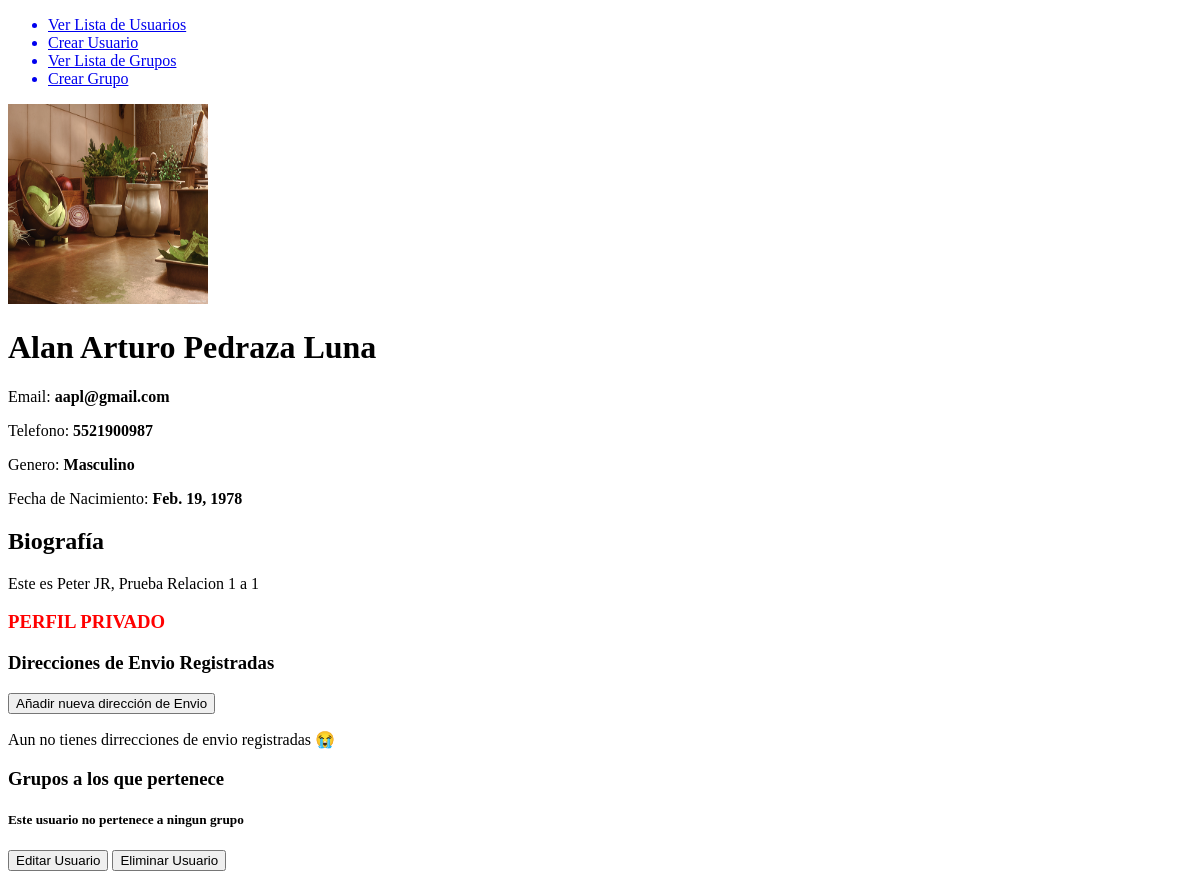
Before: /main/13 with the older database file.
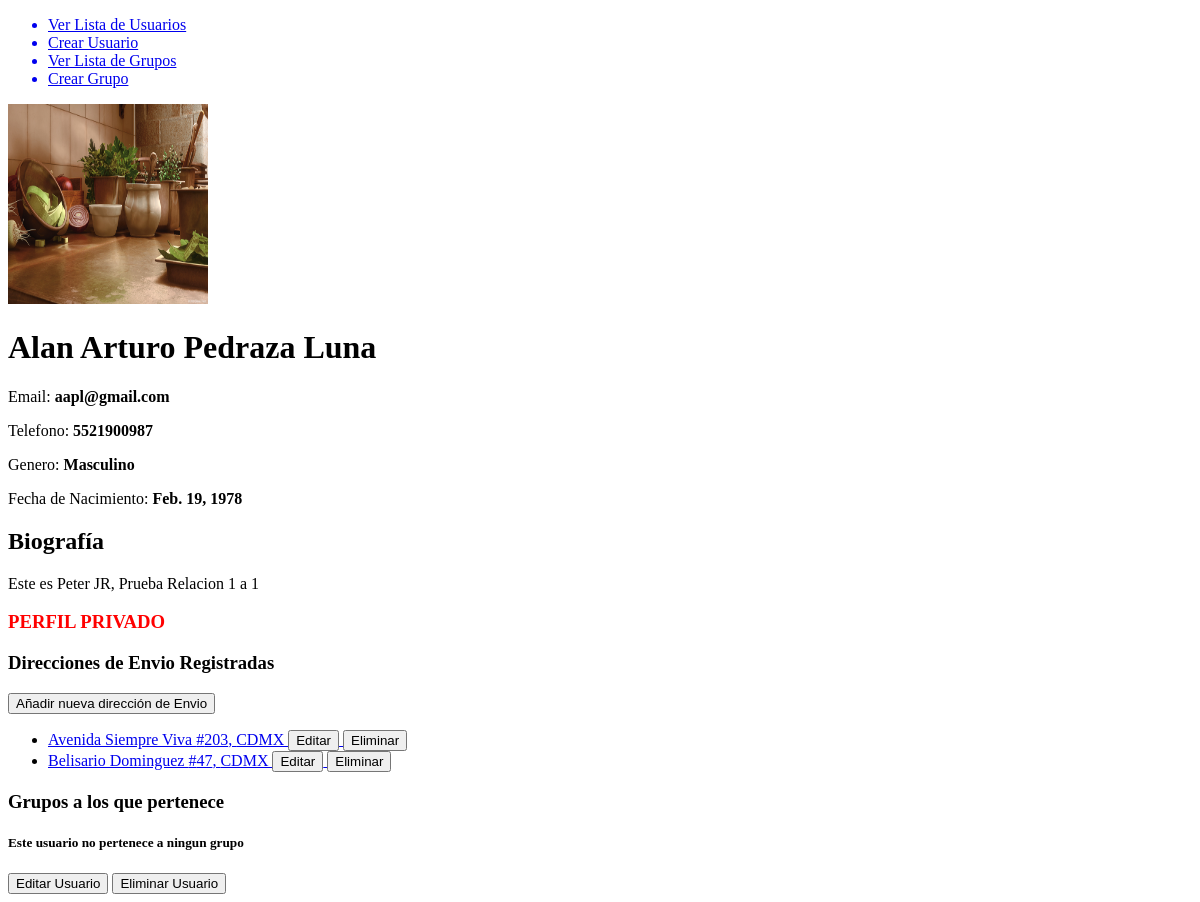
After: the same page with the newer database file.
### shipping_adresses/models.py (models this page shows, shortened)
class ShippingAdress(models.Model):
    user = models.ForeignKey(UserModel, related_name="addresses", on_delete=models.CASCADE)
    street = models.CharField(max_length=140)
    external_number = models.PositiveIntegerField()
    internal_number = models.CharField(max_length=10, blank=True, null=True)
    colony = models.CharField(max_length=100)
    city = models.CharField(max_length=100)
    state = models.CharField(max_length=100)
    country = models.CharField(max_length=100)
    zip_code = models.CharField(max_length=6)
    references = models.TextField(blank=True, null=True)
    created = models.DateTimeField(auto_now_add=True)
    updated = models.DateTimeField(auto_now=True)

### main/views.py (the view)
# urls.py: path('<int:id>', GetUserView, name='detail'),
def GetUserView(request, id):
    user = UserModel.objects.get(pk=id)
    template_name = 'main/detail.html'
    context = {
        'user': user
    }
    return render(request, template_name, context)

### main/models.py (called while the page is built)
    @property
    def full_name(self):
        return f'{self.first_name} {self.last_name}'

    @property
    def get_image_url(self):
        return self.profile_image.url

### main/templates/main/detail.html
{% extends 'base.html' %}
{% block content %}
    <img src="{{ user.profile.get_image_url }}" alt="Imagen de Perfil" width="200" height="200">
    <h1>{{user.full_name}}</h1>
    <p>Email: <b>{{user.email}}</b></p>
    <p>Telefono: <b>{{user.phone_number}}</b></p>
    <p>Genero: <b>{{user.get_gender_display}}</b></p>
    {% if user.date_birth %}
        <p>Fecha de Nacimiento: <b>{{user.date_birth}}</b></p>
    {% else %}
        <p>Fecha de Nacimiento No Especificada</p>
    {% endif %}
    <h2>Biografía</h2>
    <p>{{ user.profile.bio }}</p>
    {% if user.profile.is_public %}
        <h3 style='color:green'>PERFIL PÚBLICO</h3>
    {% else %}
        <h3 style='color:red'>PERFIL PRIVADO</h3>
    {% endif %}
    <h3>Direcciones de Envio Registradas</h3>
    <a href="{% url 'addresses:create' user.id %}">
        <button>Añadir nueva dirección de Envio</button>
    </a>
    {% if user.addresses.all|length > 0 %}
        <ul>
            {% for address in user.addresses.all %}
                <a href="{% url 'addresses:detail' address.id %}">
                    <li>
                        {{ address.street }} #{{ address.external_number }}, {{ address.city }}
                        <a href="{% url 'addresses:update' address.id%}">
                            <button>Editar</button>
                        </a>
                        <a href="{% url 'addresses:delete' address.id%}">
                            <button>Eliminar</button>
                        </a>
                    </li>
                </a>
            {% endfor %}
        </ul>
    {% else %}
        <p>Aun no tienes dirrecciones de envio registradas 😭</p>
    {% endif %}
    <h3>Grupos a los que pertenece</h3>
    {% if user.groups.all|length > 0 %}
        {% for group in user.groups.all %}
            <ul>
                <a href="{{ group.get_absolute_url }}"><li>{{ group.name }}</li></a>
                <form action="{% url 'user:remove_group' user.id%}" method="POST">
                    {% csrf_token %}
                    <input type="hidden" name="group_id" value="{{group.id}}">
                    <input type="submit" value="Salir del Grupo">
                </form>
            </ul>
        {% endfor %}
    {% else %}
        <h5>Este usuario no pertenece a ningun grupo</h5>
    {% endif %}
    <a href="{% url 'user:update' user.id %}"><button>Editar Usuario</button></a>
    <a href="{% url 'user:delete' user.id %}"><button>Eliminar Usuario</button></a>
{% endblock content %}

Changed rows visible on the page:
added ShippingAdress: street "Avenida Siempre Viva", external_number "203", city "CDMX"
added ShippingAdress: street "Belisario Dominguez", external_number "47", city "CDMX"
Other visible differences:
text no longer shown: "Aun no tienes dirrecciones de envio registradas 😭"
